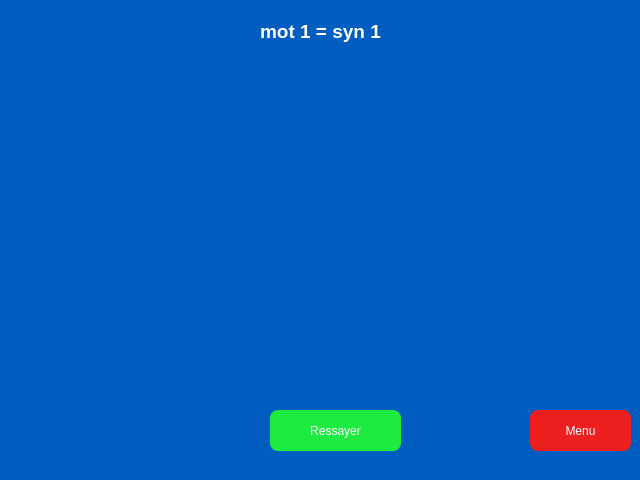
<?xml version="1.0" encoding="UTF-8"?>
<ui version="4.0">
 <class>Dialog</class>
 <widget class="QDialog" name="Dialog">
  <property name="geometry">
   <rect>
    <x>0</x>
    <y>0</y>
    <width>640</width>
    <height>480</height>
   </rect>
  </property>
  <property name="windowTitle">
   <string>Dialog</string>
  </property>
  <property name="styleSheet">
   <string notr="true">background-color: rgb(1, 93, 191);
border-radius: 20px;</string>
  </property>
  <widget class="QPushButton" name="pushButton">
   <property name="geometry">
    <rect>
     <x>270</x>
     <y>410</y>
     <width>131</width>
     <height>41</height>
    </rect>
   </property>
   <property name="styleSheet">
    <string notr="true">border-radius: 8px;
background-color: rgb(29, 235, 64);
color: rgb(255, 255, 255);
font: 700 14pt &quot;Segoe UI&quot;;</string>
   </property>
   <property name="text">
    <string>Ressayer</string>
   </property>
  </widget>
  <widget class="QPushButton" name="btn_return_home">
   <property name="geometry">
    <rect>
     <x>530</x>
     <y>410</y>
     <width>101</width>
     <height>41</height>
    </rect>
   </property>
   <property name="styleSheet">
    <string notr="true">border-radius: 8px;
background-color: rgb(238, 31, 31);
color: rgb(255, 255, 255);
font: 700 12pt &quot;Tw Cen MT&quot;;</string>
   </property>
   <property name="text">
    <string>Menu</string>
   </property>
  </widget>
  <widget class="QLabel" name="msg_txt">
   <property name="geometry">
    <rect>
     <x>30</x>
     <y>20</y>
     <width>581</width>
     <height>361</height>
    </rect>
   </property>
   <property name="font">
    <font>
     <pointsize>14</pointsize>
     <bold>true</bold>
    </font>
   </property>
   <property name="layoutDirection">
    <enum>Qt::LeftToRight</enum>
   </property>
   <property name="styleSheet">
    <string notr="true">background-color: rgba(0,0,0,0);
color: rgb(255, 255, 255);

</string>
   </property>
   <property name="text">
    <string>mot 1 = syn 1</string>
   </property>
   <property name="alignment">
    <set>Qt::AlignHCenter|Qt::AlignTop</set>
   </property>
  </widget>
 </widget>
 <resources/>
 <connections/>
</ui>
